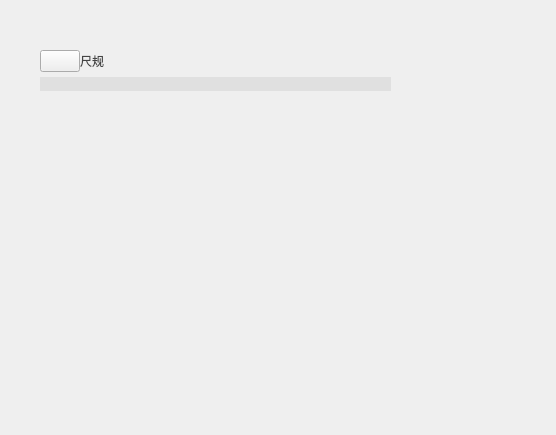
<?xml version="1.0" encoding="UTF-8"?>
<ui version="4.0">
 <class>RulerPanel</class>
 <widget class="QWidget" name="RulerPanel">
  <property name="geometry">
   <rect>
    <x>0</x>
    <y>0</y>
    <width>556</width>
    <height>435</height>
   </rect>
  </property>
  <property name="windowTitle">
   <string>Form</string>
  </property>
  <widget class="QWidget" name="verticalLayoutWidget_9">
   <property name="geometry">
    <rect>
     <x>40</x>
     <y>50</y>
     <width>351</width>
     <height>251</height>
    </rect>
   </property>
   <layout class="QVBoxLayout" name="verticalLayout">
    <property name="spacing">
     <number>5</number>
    </property>
    <item>
     <layout class="QHBoxLayout" name="horizontalLayout" stretch="0,1">
      <property name="spacing">
       <number>0</number>
      </property>
      <property name="leftMargin">
       <number>0</number>
      </property>
      <property name="topMargin">
       <number>0</number>
      </property>
      <property name="rightMargin">
       <number>0</number>
      </property>
      <property name="bottomMargin">
       <number>0</number>
      </property>
      <item>
       <widget class="PushButton_Basic" name="pChiguiPanelBack">
        <property name="styleSheet">
         <string notr="true">QPushButton{
border-image: url(&quot;:/images/main/graphic/fanhui@2x.png&quot;);
}</string>
        </property>
        <property name="text">
         <string/>
        </property>
       </widget>
      </item>
      <item>
       <widget class="QLabel" name="label_chigui">
        <property name="styleSheet">
         <string notr="true">QLabel{
color: rgb(68, 68, 68);
}</string>
        </property>
        <property name="text">
         <string>尺规</string>
        </property>
       </widget>
      </item>
     </layout>
    </item>
    <item>
     <widget class="QLabel" name="label_line_9">
      <property name="styleSheet">
       <string notr="true">QLabel{
background-color: rgb(224, 224, 224);
}</string>
      </property>
      <property name="text">
       <string/>
      </property>
     </widget>
    </item>
    <item>
     <layout class="QGridLayout" name="gridLayout">
      <item row="0" column="1">
       <widget class="PushButton_2" name="pChigui2">
        <property name="styleSheet">
         <string notr="true">QPushButton{
border: none;
}</string>
        </property>
        <property name="text">
         <string/>
        </property>
       </widget>
      </item>
      <item row="0" column="0">
       <widget class="PushButton_2" name="pChigui1">
        <property name="styleSheet">
         <string notr="true">QPushButton{
border: none;
}</string>
        </property>
        <property name="text">
         <string/>
        </property>
       </widget>
      </item>
      <item row="0" column="2">
       <widget class="PushButton_2" name="pChigui3">
        <property name="styleSheet">
         <string notr="true">QPushButton{
border: none;
}</string>
        </property>
        <property name="text">
         <string/>
        </property>
       </widget>
      </item>
      <item row="0" column="4">
       <widget class="PushButton_2" name="pChigui5">
        <property name="styleSheet">
         <string notr="true">QPushButton{
border: none;
}</string>
        </property>
        <property name="text">
         <string/>
        </property>
       </widget>
      </item>
      <item row="0" column="3">
       <widget class="PushButton_2" name="pChigui4">
        <property name="styleSheet">
         <string notr="true">QPushButton{
border: none;
}</string>
        </property>
        <property name="text">
         <string/>
        </property>
       </widget>
      </item>
     </layout>
    </item>
    <item>
     <spacer name="verticalSpacer_21">
      <property name="orientation">
       <enum>Qt::Vertical</enum>
      </property>
      <property name="sizeHint" stdset="0">
       <size>
        <width>1</width>
        <height>1</height>
       </size>
      </property>
     </spacer>
    </item>
   </layout>
  </widget>
 </widget>
 <customwidgets>
  <customwidget>
   <class>PushButton_2</class>
   <extends>QPushButton</extends>
   <header>Custom/PushButton/pushbutton_2.h</header>
  </customwidget>
  <customwidget>
   <class>PushButton_Basic</class>
   <extends>QPushButton</extends>
   <header>Custom/PushButton/pushbutton_basic.h</header>
  </customwidget>
 </customwidgets>
 <resources/>
 <connections/>
</ui>
